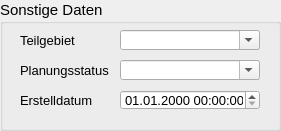
   <widget class="QGroupBox" name="groupBox_4">
    <property name="geometry">
     <rect>
      <x>10</x>
      <y>520</y>
      <width>281</width>
      <height>131</height>
     </rect>
    </property>
    <property name="font">
     <font>
      <family>Tahoma</family>
      <pointsize>11</pointsize>
     </font>
    </property>
    <property name="title">
     <string>Sonstige Daten</string>
    </property>
    <widget class="QLabel" name="label_11">
     <property name="geometry">
      <rect>
       <x>20</x>
       <y>30</y>
       <width>71</width>
       <height>21</height>
      </rect>
     </property>
     <property name="font">
      <font>
       <family>Tahoma</family>
       <pointsize>10</pointsize>
      </font>
     </property>
     <property name="text">
      <string>Teilgebiet</string>
     </property>
     <property name="buddy">
      <cstring>simstatus</cstring>
     </property>
    </widget>
    <widget class="QComboBox" name="teilgebiet">
     <property name="geometry">
      <rect>
       <x>120</x>
       <y>30</y>
       <width>140</width>
       <height>20</height>
      </rect>
     </property>
     <property name="font">
      <font>
       <family>Tahoma</family>
       <pointsize>10</pointsize>
      </font>
     </property>
     <property name="toolTip">
      <string>&lt;html&gt;&lt;head/&gt;&lt;body&gt;&lt;p&gt;zur Zuordnung auf ein selbstständig festgelegtes Teilgebiet&lt;/p&gt;&lt;/body&gt;&lt;/html&gt;</string>
     </property>
     <property name="statusTip">
      <string>zur Zuordnung auf ein selbstständig festgelegtes Teilgebiet</string>
     </property>
     <property name="editable">
      <bool>true</bool>
     </property>
    </widget>
    <widget class="QLabel" name="label_10">
     <property name="geometry">
      <rect>
       <x>20</x>
       <y>60</y>
       <width>101</width>
       <height>21</height>
      </rect>
     </property>
     <property name="font">
      <font>
       <family>Tahoma</family>
       <pointsize>10</pointsize>
      </font>
     </property>
     <property name="text">
      <string>Planungsstatus</string>
     </property>
     <property name="buddy">
      <cstring>simstatus</cstring>
     </property>
    </widget>
    <widget class="QComboBox" name="simstatus">
     <property name="geometry">
      <rect>
       <x>120</x>
       <y>60</y>
       <width>140</width>
       <height>20</height>
      </rect>
     </property>
     <property name="font">
      <font>
       <family>Tahoma</family>
       <pointsize>10</pointsize>
      </font>
     </property>
     <property name="toolTip">
      <string>&lt;html&gt;&lt;head/&gt;&lt;body&gt;&lt;p&gt;&lt;span style=&quot; font-family:'Calibri','sans-serif';&quot;&gt;aktueller Status (z.B. vorhanden, in Planung etc.)&lt;/span&gt;&lt;/p&gt;&lt;/body&gt;&lt;/html&gt;</string>
     </property>
     <property name="statusTip">
      <string>aktueller Status (z.B. vorhanden, in Planung etc.)</string>
     </property>
     <property name="editable">
      <bool>true</bool>
     </property>
    </widget>
    <widget class="QLabel" name="label_71">
     <property name="geometry">
      <rect>
       <x>20</x>
       <y>90</y>
       <width>91</width>
       <height>21</height>
      </rect>
     </property>
     <property name="font">
      <font>
       <family>Tahoma</family>
       <pointsize>10</pointsize>
      </font>
     </property>
     <property name="text">
      <string>Erstelldatum</string>
     </property>
    </widget>
    <widget class="QgsDateTimeEdit" name="createdat">
     <property name="geometry">
      <rect>
       <x>120</x>
       <y>90</y>
       <width>140</width>
       <height>20</height>
      </rect>
     </property>
     <property name="font">
      <font>
       <family>Tahoma</family>
       <pointsize>10</pointsize>
      </font>
     </property>
     <property name="currentSection">
      <enum>QDateTimeEdit::DaySection</enum>
     </property>
     <property name="displayFormat">
      <string>dd.MM.yyyy HH:mm:ss</string>
     </property>
    </widget>
   </widget>
